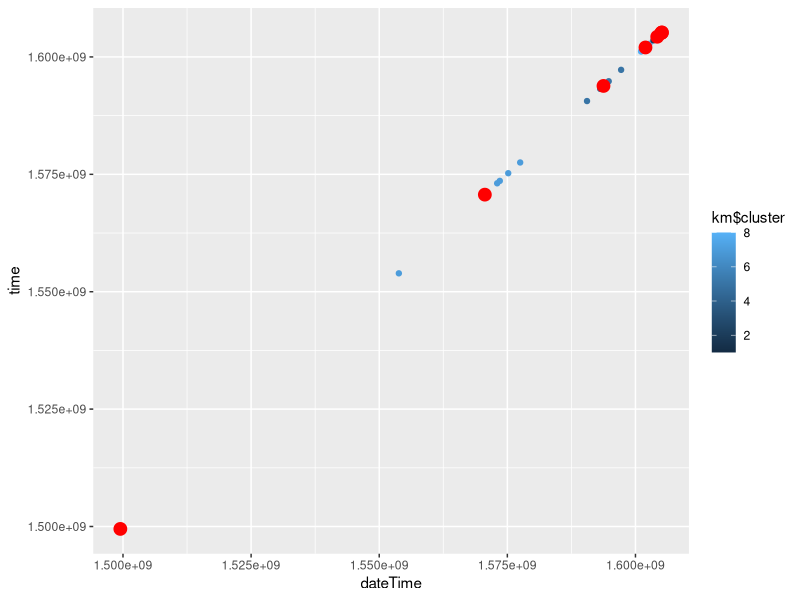

Source code (R):
install.packages(stats)
#load
library(stats)
library(dplyr)
library(ggplot2)
library(ggfortify)
#get data
tuna <- read.csv('timestamp.csv',TRUE)
tuna.mydata <- tuna
head(tuna.mydata)
km <- kmeans(centers = 8,tuna.mydata)
head(km)
km$centers
head(tuna.mydata)
v1 = tuna.mydata$dateTime
v2 = tuna.mydata$time

ggplot() +
  geom_point(data = tuna.mydata, 
             mapping = aes(x = dateTime, 
                           y = time, 
                           colour = km$cluster)) +
  geom_point(mapping = aes_string(x = km$centers[, "dateTime"], 
                                  y = km$centers[, "time"]),
             color = "red", size = 4)
